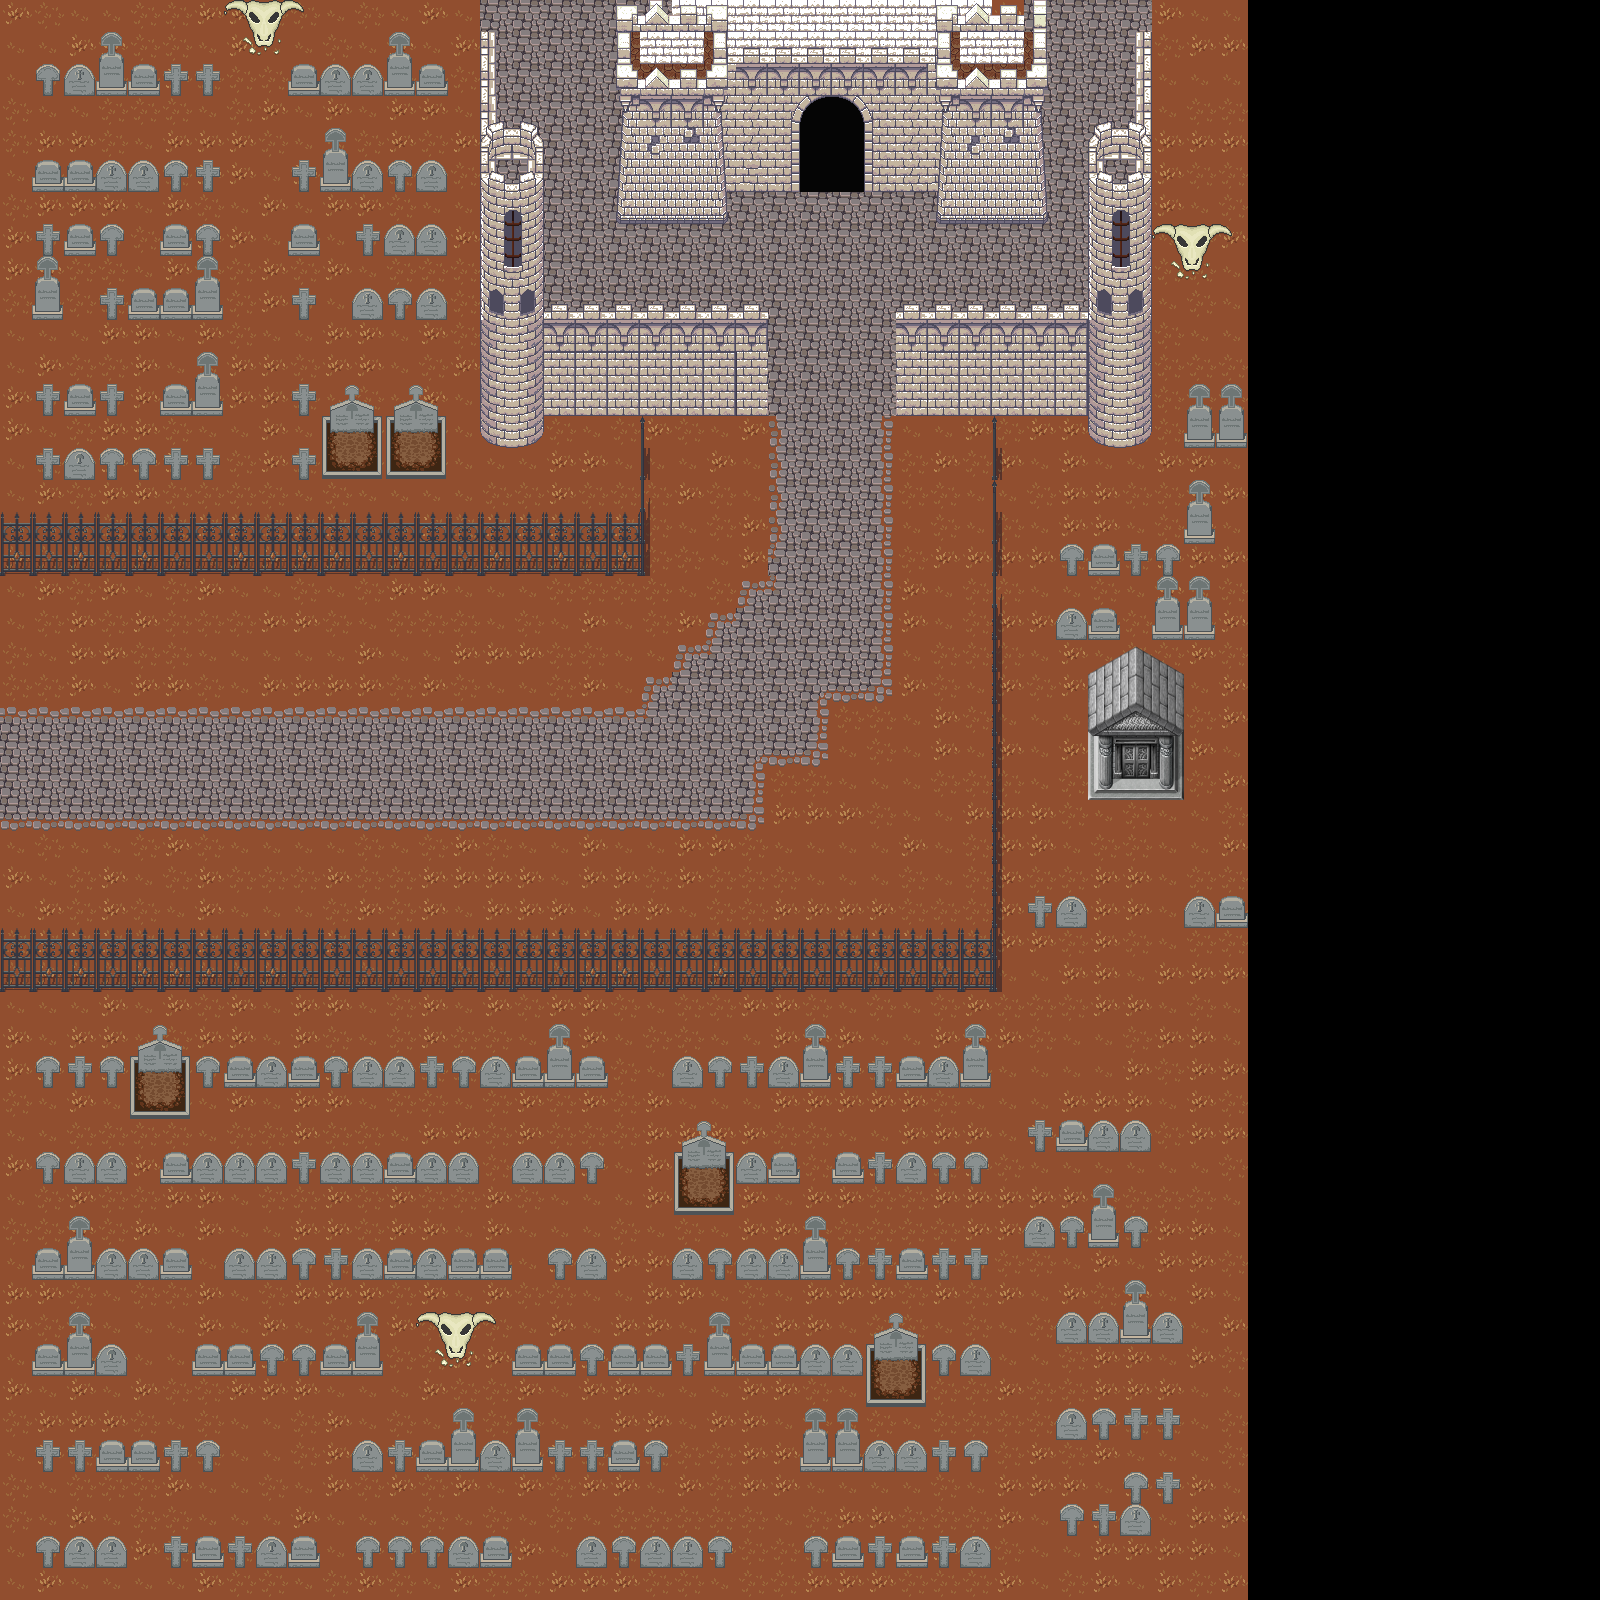

The image is a tile-based game level rendered from a .tmx file. Its description and source (layers, tilesets, objects; grid data summarised) follow:
An orthogonal 50x50 tile map with 32x32 px tiles, 4 tile layers (Ground, CollisionLayer, Doors, Misc), 11 tilesets.

<map version="1.2" tiledversion="1.2.0" orientation="orthogonal" renderorder="right-down" width="50" height="50" tilewidth="32" tileheight="32" infinite="0" nextlayerid="5" nextobjectid="1">
 <tileset firstgid="1" source="Ground.tsx" />
 <tileset firstgid="491" source="Graveyard Tileset 1.tsx" />
 <tileset firstgid="551" source="Tower.tsx" />
 <tileset firstgid="863" source="../TropicalWorld/Resources/Tiles5.tsx" />
 <tileset firstgid="1353" source="Resources/variousTerrain.tsx" />
 <tileset firstgid="3401" source="Resources/graveyardPath.tsx" />
 <tileset firstgid="3419" source="Resources/fence.tsx" />
 <tileset firstgid="3447" source="castleStructure.tsx" />
 <tileset firstgid="4471" source="Resources/House Interior/Interior.tsx" />
 <tileset firstgid="5495" source="graveMarkers.tsx" />
 <tileset firstgid="5544" source="graveyardTomb.tsx" />
 <layer id="1" name="Ground" width="50" height="50">
  <data>[2500 cells, 2496 non-empty, 16 distinct tile ids]</data>
 </layer>
 <layer id="2" name="CollisionLayer" width="50" height="50">
  <data>[2500 cells, 2493 non-empty, 2 distinct tile ids]</data>
 </layer>
 <layer id="4" name="Doors" width="50" height="50">
  <data>[2500 cells, 2500 non-empty, 7 distinct tile ids]</data>
 </layer>
 <layer id="3" name="Misc" width="50" height="50">
  <data>[2500 cells, 1805 non-empty, 99 distinct tile ids]</data>
 </layer>
</map>
